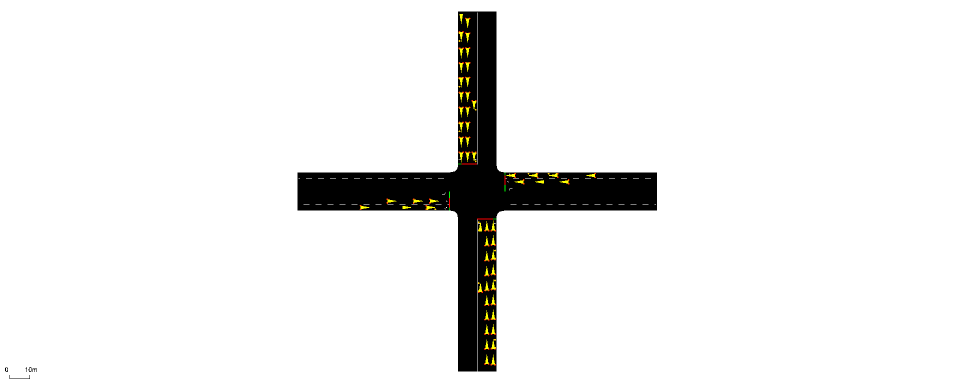
#> input picture scenario/Junc1_3turn/1095.png, 1910 x 765 px (shown at 1/2 size)
$ python image_preprocessing.py
#> lines starting #> are read from the running program, lines starting #| are printed output that depends on the picture
"""
This file contains the image preprocessing functions for the scenario.
The functions include:
1. network_boundary: to crop the image, remove the scale in the lower left corner
2. road_N, road_E, road_S, road_W: to extract the road from the image
3. merge_roads: to merge the road images into a single image
4. resize_image: to resize the image to 256x64
"""


import cv2
import numpy as np

image_file = '../scenario/Junc1_3turn/1095.png'
# read image
image = cv2.imread(image_file)
#> image is the input picture: shape (765, 1910, 3); mean B, G, R 237, 237.8, 237.9
cv2.imshow('Original', image)
cv2.waitKey(0)
# convert into matrix
image = np.array(image)
print(image.shape)
#| (765, 1910, 3)
# crop the image, remove the scale in the lower left corner
image = image[:, 150:, :]
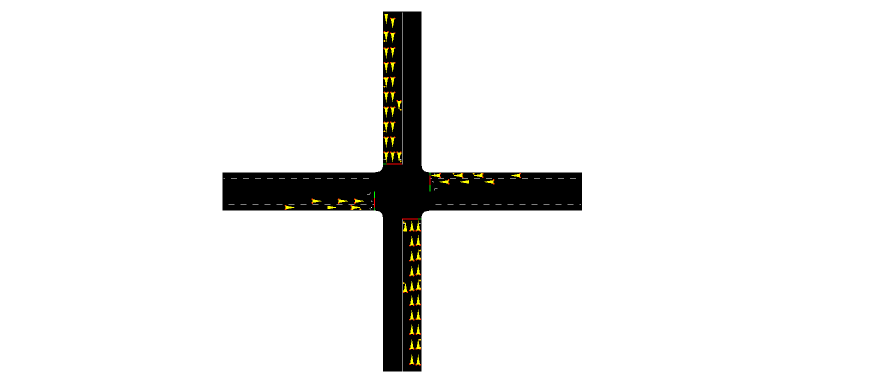
#> image: shape (765, 1760, 3) (shown at 1/2 size); mean B, G, R 235.5, 236.3, 236.5


def network_boundary(image_m):
    # road in black >> cannot use real-world mode
    rows_to_save = np.any(image_m == 0, axis=1)
#> rows_to_save = 765 rows, first 8: [False, False, False], [False, False, False], [False, False, False], [False, False, False], [False, False, False], [False, False, False], [False, False, False], [False, False, False]
    cols_to_save = np.any(image_m == 0, axis=0)
#> cols_to_save = 1760 rows, first 8: [False, False, False], [False, False, False], [False, False, False], [False, False, False], [False, False, False], [False, False, False], [False, False, False], [False, False, False]
    rows_to_save = np.where(rows_to_save)[0]
#> rows_to_save = 2160 values from 23 to 742
    cols_to_save = np.where(cols_to_save)[0]  # add for square / same length of roads
#> cols_to_save = 2157 values from 445 to 1163
    return [min(rows_to_save), max(rows_to_save), min(cols_to_save), max(cols_to_save)+1]


boundary = network_boundary(image)
#> boundary = [23, 742, 445, 1164]
print(boundary)  # [23, 742, 445, 1164]
#| [23, 742, 445, 1164]
image = image[boundary[0]:boundary[1], boundary[2]:boundary[3], :]
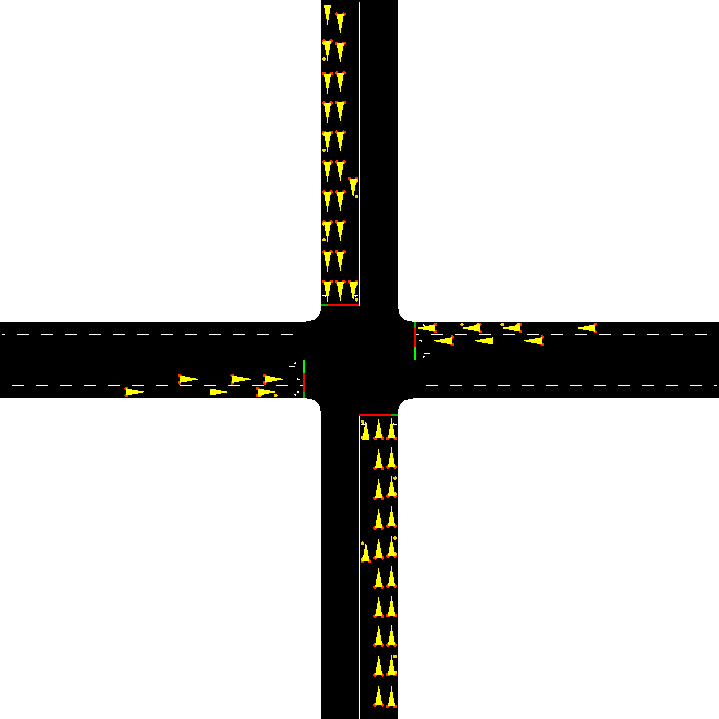
#> image: shape (719, 719, 3); mean B, G, R 204.1, 206.4, 206.8
cv2.imshow('Cropped', image)
cv2.waitKey(0)
print(image.shape)
#| (719, 719, 3)

# --- only road ---

# each inc+out road from camera
road_N = image[0:303, 317:400, :]
print(road_N.shape)
#| (303, 83, 3)
cv2.imshow('road_N', road_N)
cv2.waitKey(0)

road_E = image[318:401, 416:, :]
print(road_E.shape)
#| (83, 303, 3)
cv2.imshow('road_E', road_E)
cv2.waitKey(0)
# rotate, 270'
road_E_rotated = cv2.flip(cv2.transpose(road_E), 0)
print(road_E_rotated.shape)
#| (303, 83, 3)
cv2.imshow('road_E_rotated', road_E_rotated)
cv2.waitKey(0)

road_S = image[416:, 318:401, :]
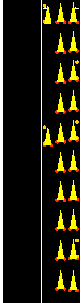
#> road_S: shape (303, 83, 3); mean B, G, R 21.6, 39.1, 42.1
print(road_S.shape)
#| (303, 83, 3)
cv2.imshow('road_S', road_S)
cv2.waitKey(0)
# # rotate, 180'
road_S_rotated = cv2.flip(road_S, -1)
print(road_S_rotated.shape)
#| (303, 83, 3)
cv2.imshow('road_S_rotated', road_S_rotated)
cv2.waitKey(0)

road_W = image[318:401, 0:303, :]
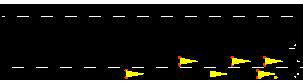
#> road_W: shape (83, 303, 3); mean B, G, R 24.7, 29.3, 30
print(road_W.shape)
#| (83, 303, 3)
cv2.imshow('road_W', road_W)
cv2.waitKey(0)
# rotate, 90'
road_W_rotated = cv2.flip(cv2.transpose(road_W), 1)
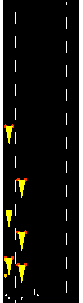
#> road_W_rotated: shape (303, 83, 3); mean B, G, R 24.7, 29.3, 30
print(road_W_rotated.shape)
#| (303, 83, 3)
cv2.imshow('road_W_rotated', road_W_rotated)
cv2.waitKey(0)

# merge
images = [road_N, road_E_rotated, road_S_rotated, road_W_rotated]
merge_image = np.hstack(images)
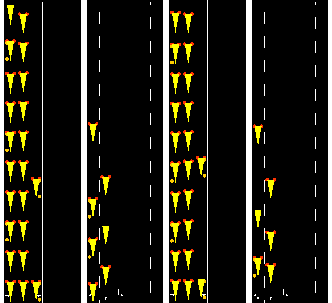
#> merge_image: shape (303, 332, 3); mean of channels 0, 1, 2 23.1, 34.3, 36.2; drawn as B, G, R
print(merge_image.shape)
#| (303, 332, 3)
cv2.imshow('Merged', merge_image)  # (303, 332, 3)
cv2.waitKey(0)

# resize
image = cv2.resize(merge_image, (256, 64), interpolation=cv2.INTER_AREA)
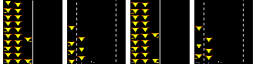
#> image: shape (64, 256, 3); mean of channels 0, 1, 2 23.1, 34.3, 36.2; drawn as B, G, R
cv2.imshow('Resize', image)
cv2.waitKey(0)
print(image.shape)
#| (64, 256, 3)
cv2.destroyAllWindows()
